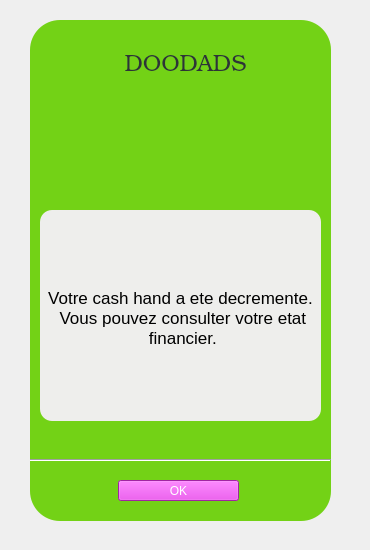
       <widget class="QWidget" name="interface_dooda_transit">
        <widget class="QPlainTextEdit" name="affichage_carte_16">
         <property name="geometry">
          <rect>
           <x>30</x>
           <y>20</y>
           <width>301</width>
           <height>501</height>
          </rect>
         </property>
         <property name="styleSheet">
          <string notr="true">background-color: rgb(115, 210, 22);
border-radius:30px;</string>
         </property>
         <property name="backgroundVisible">
          <bool>false</bool>
         </property>
         <property name="centerOnScroll">
          <bool>false</bool>
         </property>
        </widget>
        <widget class="QLabel" name="photo_doodads_transit">
         <property name="geometry">
          <rect>
           <x>110</x>
           <y>90</y>
           <width>161</width>
           <height>111</height>
          </rect>
         </property>
         <property name="styleSheet">
          <string notr="true">border-image: url(:/images/image_doodads.png);</string>
         </property>
         <property name="text">
          <string/>
         </property>
        </widget>
        <widget class="QPushButton" name="ok_doodad_transit">
         <property name="geometry">
          <rect>
           <x>118</x>
           <y>480</y>
           <width>121</width>
           <height>21</height>
          </rect>
         </property>
         <property name="styleSheet">
          <string notr="true">font: 13pt &quot;Ubuntu&quot;;
color: white;
background-color: rgb(224, 52, 226);</string>
         </property>
         <property name="text">
          <string>OK</string>
         </property>
        </widget>
        <widget class="Line" name="line_15">
         <property name="geometry">
          <rect>
           <x>30</x>
           <y>450</y>
           <width>301</width>
           <height>20</height>
          </rect>
         </property>
         <property name="orientation">
          <enum>Qt::Horizontal</enum>
         </property>
        </widget>
        <widget class="QLabel" name="info_doodads_transit">
         <property name="geometry">
          <rect>
           <x>40</x>
           <y>210</y>
           <width>281</width>
           <height>211</height>
          </rect>
         </property>
         <property name="font">
          <font>
           <family>Ubuntu</family>
           <pointsize>13</pointsize>
           <weight>50</weight>
           <italic>false</italic>
           <bold>false</bold>
          </font>
         </property>
         <property name="styleSheet">
          <string notr="true">font: 13pt &quot;Ubuntu&quot;;
background-color: rgb(238, 238, 236);
border-radius:12px;
padding-top:5px;</string>
         </property>
         <property name="text">
          <string>Votre cash hand a ete decremente. 
 Vous pouvez consulter votre etat 
 financier.</string>
         </property>
         <property name="alignment">
          <set>Qt::AlignCenter</set>
         </property>
        </widget>
        <widget class="QLabel" name="titre_doodads_transit">
         <property name="geometry">
          <rect>
           <x>60</x>
           <y>50</y>
           <width>251</width>
           <height>31</height>
          </rect>
         </property>
         <property name="font">
          <font>
           <family>URW Bookman L</family>
           <pointsize>17</pointsize>
           <weight>9</weight>
           <italic>false</italic>
           <bold>false</bold>
          </font>
         </property>
         <property name="styleSheet">
          <string notr="true">color: rgb(46, 52, 54);
background-image: url(:/images/backg.jpg);
font: 75 17pt &quot;URW Bookman L&quot;;
border-radius:8px;</string>
         </property>
         <property name="text">
          <string>DOODADS</string>
         </property>
         <property name="alignment">
          <set>Qt::AlignCenter</set>
         </property>
        </widget>
        <widget class="QLabel" name="label_41">
         <property name="geometry">
          <rect>
           <x>0</x>
           <y>0</y>
           <width>361</width>
           <height>541</height>
          </rect>
         </property>
         <property name="styleSheet">
          <string notr="true">background-image: url(:/images/backg.jpg);</string>
         </property>
         <property name="text">
          <string/>
         </property>
        </widget>
        <zorder>label_41</zorder>
        <zorder>affichage_carte_16</zorder>
        <zorder>photo_doodads_transit</zorder>
        <zorder>ok_doodad_transit</zorder>
        <zorder>line_15</zorder>
        <zorder>info_doodads_transit</zorder>
        <zorder>titre_doodads_transit</zorder>
       </widget>
